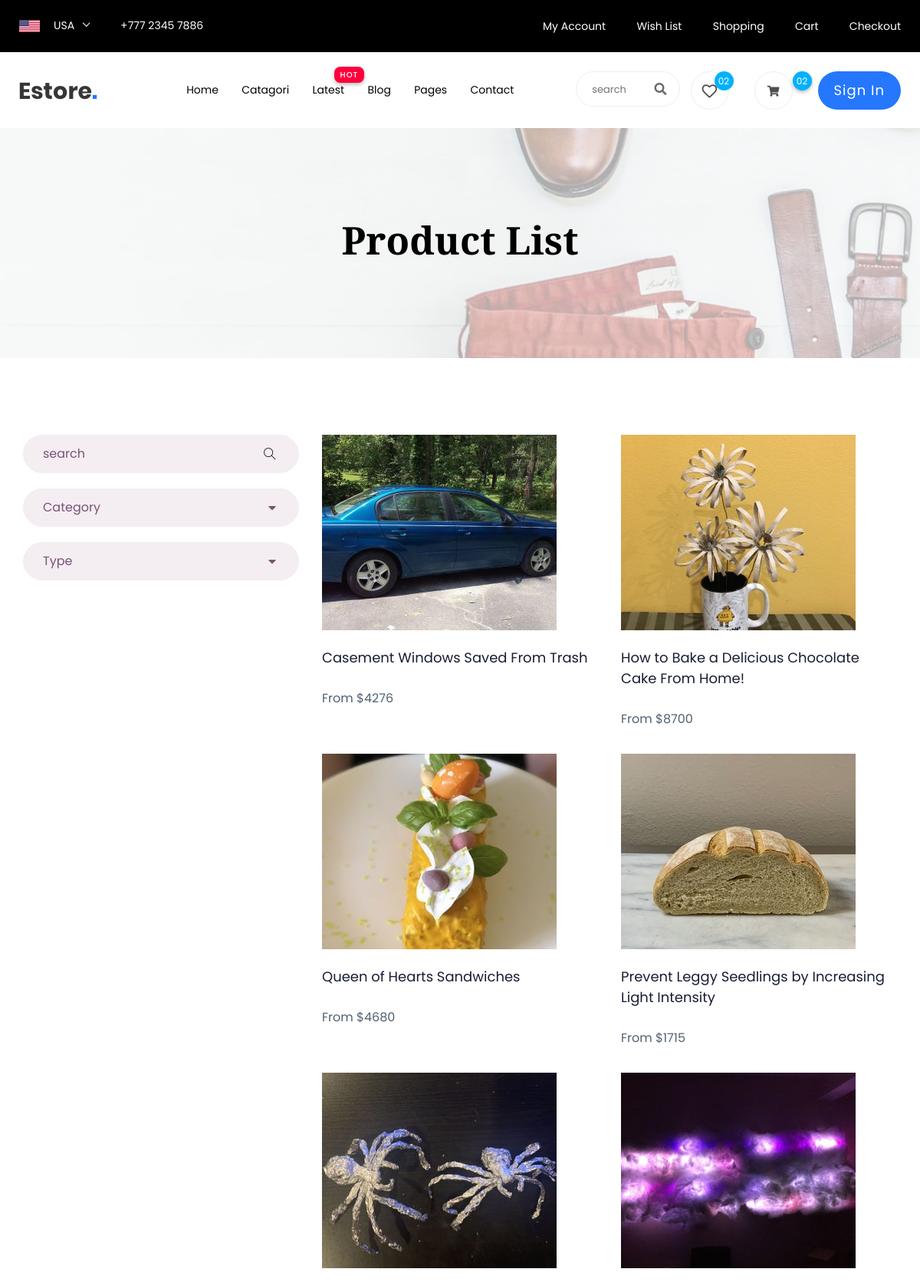
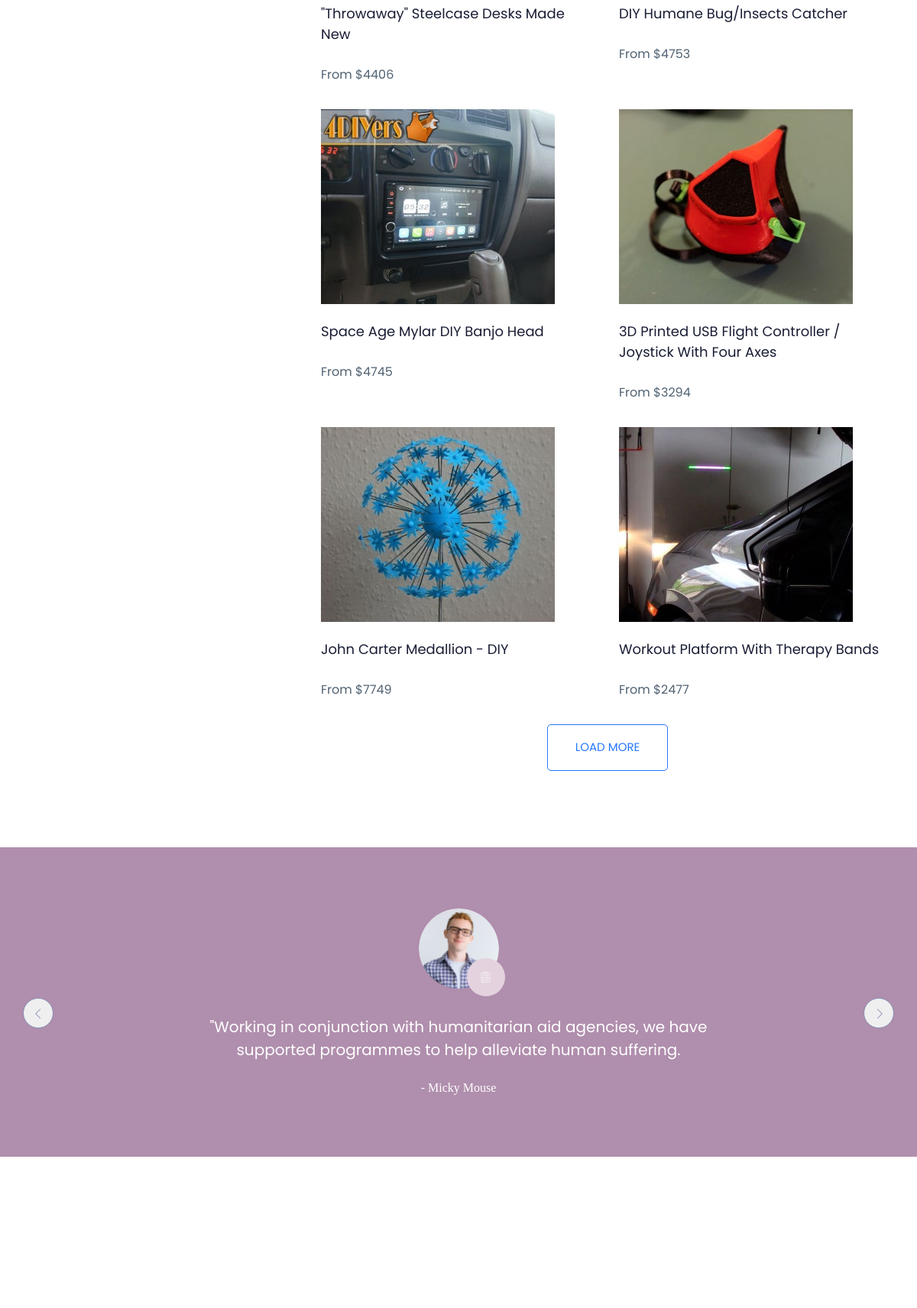
The page / (upper part) on the database its author committed (2 pictures, top to bottom).
### tables this page shows
CREATE TABLE Project (PROJECT_ID INT PRIMARY KEY UNIQUE NOT NULL, "S.NO." INT UNIQUE NOT NULL, TITLE VARCHAR (255), CONTENT VARCHAR (255) NOT NULL, OWNER_ID INT NOT NULL REFERENCES Users (UserID), COST INT, AUTHOR VARCHAR (255) NOT NULL, RATING INT NOT NULL, Image VARCHAR);

### data.py (the view)
@app.route('/',methods=['GET','POST'])
def index():
   search=""
   try:
      search=request.form['search']
   except:
      print("dd")
   q=str(f'''SELECT * FROM Project WHERE (TITLE LIKE "%{search}%") ORDER BY [S.NO.] DESC LIMIT 10''')
   df=query_db(q)
   return(render_template('/product_list.html',data=df))

### data.py (called while the page is built)
def query_db(q):
   conn = sqlite3.connect('projectables.db')
   c = conn.cursor()
   c.execute(q)
   query=c.fetchall()
   df = pd.DataFrame(query,columns=['PROJECT_ID','[S.NO.]','TITLE','CONTENT','OWNER_ID','COST','AUTHOR','RATING','Image'])
   return(df)

### templates/product_list.html (shortened to what this page needs)
<!doctype html>
<html lang="zxx">
<head>
        <link rel="stylesheet" href="static/css/bootstrap.min.css">
        <link rel="stylesheet" href="static/css/owl.carousel.min.css">
        <link rel="stylesheet" href="static/css/flaticon.css">
        <link rel="stylesheet" href="static/css/slicknav.css">
        <link rel="stylesheet" href="static/css/animate.min.css">
        <link rel="stylesheet" href="static/css/magnific-popup.css">
        <link rel="stylesheet" href="static/css/fontawesome-all.min.css">
        <link rel="stylesheet" href="static/css/themify-icons.css">
        <link rel="stylesheet" href="static/css/slick.css">
        <link rel="stylesheet" href="static/css/nice-select.css">
        <link rel="stylesheet" href="static/css/style.css">
</head>
<body>
    <header>
       <div class="header-area">
            <div class="main-header ">
                <div class="header-top top-bg d-none d-lg-block">
                   <div class="container-fluid">
                       <div class="col-xl-12">
                            <div class="row d-flex justify-content-between align-items-center">
                                <div class="header-info-left d-flex">
                                    <div class="flag">
                                        <img src="static/img/icon/header_icon.png" alt="">
                                    </div>
                                    <div class="select-this">
                                    </div>
                                    <ul class="contact-now">
                                        <li>+777 2345 7886</li>
                                    </ul>
                                </div>
                                <div class="header-info-right">
                                   <ul>
                                       <li><a href="{{ url_for ('login') }}">My Account </a></li>
                                       <li><a href="{{ url_for ('product_list') }}">Wish List  </a></li>
                                       <li><a href="{{ url_for ('cart') }}">Shopping</a></li>
                                       <li><a href="{{ url_for ('cart') }}">Cart</a></li>
                                       <li><a href="{{ url_for ('checkout') }}">Checkout</a></li>
                                   </ul>
                                </div>
                            </div>
                       </div>
                   </div>
                </div>
               <div class="header-bottom  header-sticky">
                    <div class="container-fluid">
                        <div class="row align-items-center">
                            <div class="col-xl-1 col-lg-1 col-md-1 col-sm-3">
                                <div class="logo">
                                  <a href="{{ url_for ('index_page') }}"><img src="static/img/logo/logo.png" alt=""></a>
                                </div>
                            </div>
                            <div class="col-xl-6 col-lg-8 col-md-7 col-sm-5">
                                <div class="main-menu f-right d-none d-lg-block">
                                    <nav>
                                        <ul id="navigation">
                                            <li><a href="{{ url_for ('index_page') }}">Home</a></li>
                                            <li><a href="{{ url_for('Catagori') }}">Catagori</a></li>
                                            <li class="hot"><a href="#">Latest</a>
                                            </li>
                                            <li><a href="{{ url_for('blog') }}">Blog</a>
                                            </li>
                                            <li><a href="#">Pages</a>
                                            </li>
                                            <li><a href="{{ url_for('contact') }}">Contact</a></li>
                                        </ul>
                                    </nav>
                                </div>
                            </div>
                            <div class="col-xl-5 col-lg-3 col-md-3 col-sm-3 fix-card">
                                <ul class="header-right f-right d-none d-lg-block d-flex justify-content-between">
                                    <li class="d-none d-xl-block">
                                        <div class="form-box f-right ">
                                            <form action="/" method="post">
                                            <input type="text" name="search" placeholder="search">
                                            </form>
                                            <div class="search-icon">
                                                <i class="fas fa-search special-tag"></i>
                                            </div>
                                        </div>
                                     </li>
                                    <li class=" d-none d-xl-block">
                                        <div class="favorit-items">
                                            <i class="far fa-heart"></i>
                                        </div>
                                    </li>
                                    <li>
                                        <div class="shopping-card">
                                            <a href="{{ url_for('cart') }}"><i class="fas fa-shopping-cart"></i></a>
                                        </div>
                                    </li>
                                   <li class="d-none d-lg-block"> <a href="#" class="btn header-btn">Sign in</a></li>
                                </ul>
                            </div>
                            <div class="col-12">
                            </div>
                        </div>
                    </div>
               </div>
            </div>
       </div>
    </header>
    <div class="slider-area ">
        <div class="single-slider slider-height2 d-flex align-items-center" data-background="static/img/hero/category.jpg">
            <div class="container">
                <div class="row">
                    <div class="col-xl-12">
                        <div class="hero-cap text-center">
                            <h2>product list</h2>
                        </div>
                    </div>
                </div>
            </div>
        </div>
    </div>
    <section class="product_list section_padding">
        <div class="container">
            <div class="row">
                <div class="col-md-4">
                    <div class="product_sidebar">
                        <div class="single_sedebar">
                            <form action="/" method="post">
                                <input type="text" name="search" placeholder="search">
                                <i class="ti-search"></i>
                            </form>
                        </div>
                        <div class="single_sedebar">
                            <div class="select_option">
                                <div class="select_option_list">Category <i class="right fas fa-caret-down"></i> </div>
                            </div>
                        </div>
                        <div class="single_sedebar">
                            <div class="select_option">
                                <div class="select_option_list">Type <i class="right fas fa-caret-down"></i> </div>
                            </div>
                        </div>
                    </div>
                </div>
                <div class="col-md-8">
                    <div class="product_list">
                        <div class="row">
                            {% for key,value in data.iterrows() %}
                            <div class="col-lg-6 col-sm-6">
                                <div class="single_product_item">
                                    <img src="static\img\product\{{value['Image']}}" alt="" class="img-fluid">
                                    <h3> <a href="{{ url_for ('onProductClick',idX=value['TITLE']) }}">{{ value['TITLE'] }}</a> </h3>
                                    <p>From ${{ value['COST'] }}</p>
                                </div>
                            </div>
                            {% endfor %}
                        </div>
                        <div class="load_more_btn text-center">
                            <a href="#" class="btn_3">Load More</a>
                        </div>
                    </div>
                </div>
            </div>
        </div>
    </section>
    <section class="client_review">
        <div class="container">
            <div class="row justify-content-center">
                <div class="col-lg-8">
                    <div class="client_review_slider owl-carousel">
                        <div class="single_client_review">
                            <div class="client_img">
                                <img src="static/img/client.png" alt="#">
                            </div>
                            <p>"Working in conjunction with humanitarian aid agencies, we have supported programmes to help alleviate human suffering.</p>
                            <h5>- Micky Mouse</h5>
                        </div>
                    </div>
                </div>
            </div>
        </div>
    </section>
    <div class="shop-method-area section-padding30">
    </div>
</body>
</html>

### rows shown on the page
Project: Image (picture), TITLE "Casement Windows Saved From Trash"
Project: Image (picture), TITLE "How to Bake a Delicious Chocolate Cake From Home!"
Project: Image (picture), TITLE "Queen of Hearts Sandwiches"
Project: Image (picture), TITLE "Prevent Leggy Seedlings by Increasing Light Intensity"
Project: Image (picture), TITLE "\"Throwaway\" Steelcase Desks Made New"
Project: Image (picture), TITLE "DIY Humane Bug/Insects Catcher"
Project: Image (picture), TITLE "Space Age Mylar DIY Banjo Head"
Project: Image (picture), TITLE "3D Printed USB Flight Controller / Joystick With Four Axes"
Project: Image (picture), TITLE "John Carter Medallion - DIY"
Project: Image (picture), TITLE "Workout Platform With Therapy Bands"

### other values the page prints
{{ value['COST'] }} "4276" "8700" "4680" "1715" "4406" "4753" "4745" "3294" "7749" "2477"
